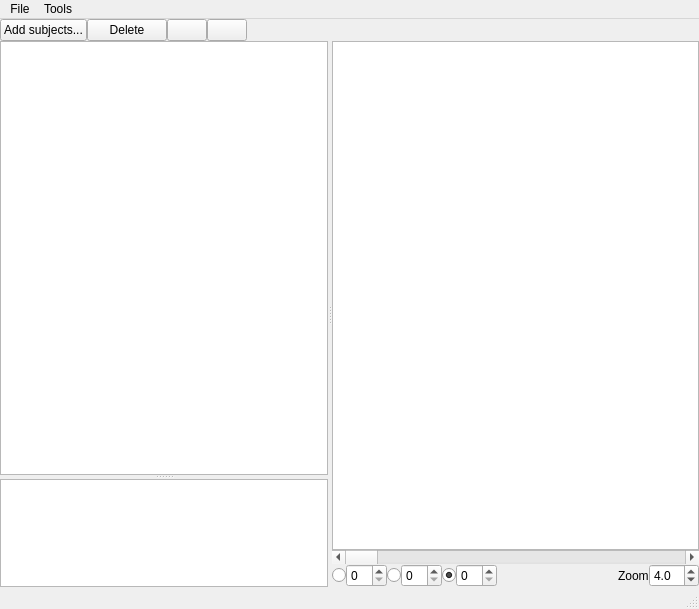
<?xml version="1.0" encoding="UTF-8"?>
<ui version="4.0">
 <class>db_window</class>
 <widget class="QMainWindow" name="db_window">
  <property name="geometry">
   <rect>
    <x>0</x>
    <y>0</y>
    <width>699</width>
    <height>609</height>
   </rect>
  </property>
  <property name="windowTitle">
   <string>MainWindow</string>
  </property>
  <widget class="QWidget" name="centralwidget">
   <layout class="QVBoxLayout" name="verticalLayout">
    <property name="spacing">
     <number>0</number>
    </property>
    <property name="leftMargin">
     <number>0</number>
    </property>
    <property name="topMargin">
     <number>0</number>
    </property>
    <property name="rightMargin">
     <number>0</number>
    </property>
    <property name="bottomMargin">
     <number>0</number>
    </property>
    <item>
     <layout class="QHBoxLayout" name="horizontalLayout_2">
      <property name="spacing">
       <number>0</number>
      </property>
      <property name="bottomMargin">
       <number>0</number>
      </property>
      <item>
       <widget class="QPushButton" name="add">
        <property name="text">
         <string>Add subjects...</string>
        </property>
        <property name="icon">
         <iconset resource="../icons.qrc">
          <normaloff>:/icons/icons/open.xpm</normaloff>:/icons/icons/open.xpm</iconset>
        </property>
       </widget>
      </item>
      <item>
       <widget class="QPushButton" name="delete_subject">
        <property name="text">
         <string>Delete</string>
        </property>
        <property name="icon">
         <iconset resource="../icons.qrc">
          <normaloff>:/icons/icons/delete.xpm</normaloff>:/icons/icons/delete.xpm</iconset>
        </property>
       </widget>
      </item>
      <item>
       <widget class="QPushButton" name="move_down">
        <property name="text">
         <string/>
        </property>
        <property name="icon">
         <iconset resource="../icons.qrc">
          <normaloff>:/icons/icons/down.xpm</normaloff>:/icons/icons/down.xpm</iconset>
        </property>
       </widget>
      </item>
      <item>
       <widget class="QPushButton" name="move_up">
        <property name="text">
         <string/>
        </property>
        <property name="icon">
         <iconset resource="../icons.qrc">
          <normaloff>:/icons/icons/up.xpm</normaloff>:/icons/icons/up.xpm</iconset>
        </property>
       </widget>
      </item>
      <item>
       <spacer name="horizontalSpacer_2">
        <property name="orientation">
         <enum>Qt::Horizontal</enum>
        </property>
        <property name="sizeHint" stdset="0">
         <size>
          <width>40</width>
          <height>20</height>
         </size>
        </property>
       </spacer>
      </item>
     </layout>
    </item>
    <item>
     <widget class="QWidget" name="widget" native="true">
      <property name="sizePolicy">
       <sizepolicy hsizetype="Preferred" vsizetype="Expanding">
        <horstretch>0</horstretch>
        <verstretch>0</verstretch>
       </sizepolicy>
      </property>
      <layout class="QHBoxLayout" name="horizontalLayout_4">
       <property name="leftMargin">
        <number>0</number>
       </property>
       <property name="topMargin">
        <number>0</number>
       </property>
       <property name="rightMargin">
        <number>0</number>
       </property>
       <property name="bottomMargin">
        <number>0</number>
       </property>
       <item>
        <widget class="QSplitter" name="splitter_2">
         <property name="orientation">
          <enum>Qt::Horizontal</enum>
         </property>
         <widget class="QWidget" name="widget_2" native="true">
          <layout class="QVBoxLayout" name="verticalLayout_2">
           <property name="leftMargin">
            <number>0</number>
           </property>
           <property name="topMargin">
            <number>0</number>
           </property>
           <property name="rightMargin">
            <number>0</number>
           </property>
           <property name="bottomMargin">
            <number>0</number>
           </property>
           <item>
            <widget class="QSplitter" name="splitter">
             <property name="orientation">
              <enum>Qt::Vertical</enum>
             </property>
             <widget class="QTableWidget" name="subject_list">
              <property name="sizePolicy">
               <sizepolicy hsizetype="Expanding" vsizetype="Expanding">
                <horstretch>0</horstretch>
                <verstretch>4</verstretch>
               </sizepolicy>
              </property>
              <property name="selectionMode">
               <enum>QAbstractItemView::SingleSelection</enum>
              </property>
              <property name="selectionBehavior">
               <enum>QAbstractItemView::SelectRows</enum>
              </property>
              <attribute name="horizontalHeaderVisible">
               <bool>true</bool>
              </attribute>
             </widget>
             <widget class="QTextBrowser" name="report">
              <property name="sizePolicy">
               <sizepolicy hsizetype="Expanding" vsizetype="Expanding">
                <horstretch>0</horstretch>
                <verstretch>1</verstretch>
               </sizepolicy>
              </property>
             </widget>
            </widget>
           </item>
          </layout>
         </widget>
         <widget class="QWidget" name="widget_4" native="true">
          <layout class="QVBoxLayout" name="verticalLayout_3">
           <property name="spacing">
            <number>0</number>
           </property>
           <property name="leftMargin">
            <number>0</number>
           </property>
           <property name="topMargin">
            <number>0</number>
           </property>
           <property name="rightMargin">
            <number>0</number>
           </property>
           <property name="bottomMargin">
            <number>0</number>
           </property>
           <item>
            <widget class="QGraphicsView" name="vbc_view"/>
           </item>
           <item>
            <widget class="QScrollBar" name="slice_pos">
             <property name="orientation">
              <enum>Qt::Horizontal</enum>
             </property>
            </widget>
           </item>
           <item>
            <layout class="QHBoxLayout" name="horizontalLayout_14">
             <property name="spacing">
              <number>0</number>
             </property>
             <item>
              <widget class="QRadioButton" name="view_x">
               <property name="text">
                <string/>
               </property>
               <property name="icon">
                <iconset resource="../icons.qrc">
                 <normaloff>:/icons/icons/sag.xpm</normaloff>:/icons/icons/sag.xpm</iconset>
               </property>
              </widget>
             </item>
             <item>
              <widget class="QSpinBox" name="x_pos"/>
             </item>
             <item>
              <widget class="QRadioButton" name="view_y">
               <property name="text">
                <string/>
               </property>
               <property name="icon">
                <iconset resource="../icons.qrc">
                 <normaloff>:/icons/icons/coronal.xpm</normaloff>:/icons/icons/coronal.xpm</iconset>
               </property>
              </widget>
             </item>
             <item>
              <widget class="QSpinBox" name="y_pos"/>
             </item>
             <item>
              <widget class="QRadioButton" name="view_z">
               <property name="text">
                <string/>
               </property>
               <property name="icon">
                <iconset resource="../icons.qrc">
                 <normaloff>:/icons/icons/axial.xpm</normaloff>:/icons/icons/axial.xpm</iconset>
               </property>
               <property name="checked">
                <bool>true</bool>
               </property>
              </widget>
             </item>
             <item>
              <widget class="QSpinBox" name="z_pos"/>
             </item>
             <item>
              <spacer name="horizontalSpacer">
               <property name="orientation">
                <enum>Qt::Horizontal</enum>
               </property>
               <property name="sizeHint" stdset="0">
                <size>
                 <width>40</width>
                 <height>20</height>
                </size>
               </property>
              </spacer>
             </item>
             <item>
              <widget class="QLabel" name="label_13">
               <property name="text">
                <string>Zoom</string>
               </property>
              </widget>
             </item>
             <item>
              <widget class="QDoubleSpinBox" name="zoom">
               <property name="maximumSize">
                <size>
                 <width>50</width>
                 <height>16777215</height>
                </size>
               </property>
               <property name="decimals">
                <number>1</number>
               </property>
               <property name="minimum">
                <double>0.100000000000000</double>
               </property>
               <property name="maximum">
                <double>20.000000000000000</double>
               </property>
               <property name="value">
                <double>4.000000000000000</double>
               </property>
              </widget>
             </item>
            </layout>
           </item>
          </layout>
         </widget>
        </widget>
       </item>
      </layout>
     </widget>
    </item>
   </layout>
  </widget>
  <widget class="QMenuBar" name="menubar">
   <property name="geometry">
    <rect>
     <x>0</x>
     <y>0</y>
     <width>699</width>
     <height>22</height>
    </rect>
   </property>
   <widget class="QMenu" name="menuFile">
    <property name="title">
     <string>File&amp;</string>
    </property>
    <addaction name="actionAdd_DB"/>
    <addaction name="actionSave_DB_as"/>
    <addaction name="separator"/>
    <addaction name="actionCurrent_Subject"/>
    <addaction name="actionAll_Subjects"/>
    <addaction name="separator"/>
    <addaction name="actionSave_Subject_Name_as"/>
    <addaction name="action_Save_R2_values_as"/>
    <addaction name="separator"/>
    <addaction name="actionOpen_Demographics"/>
    <addaction name="actionSave_Demographics"/>
    <addaction name="actionSave_DemoMatched_Image_as"/>
   </widget>
   <widget class="QMenu" name="menuTools">
    <property name="title">
     <string>Tools</string>
    </property>
    <addaction name="actionCalculate_change"/>
    <addaction name="actionSelect_Subjects"/>
   </widget>
   <addaction name="menuFile"/>
   <addaction name="menuTools"/>
  </widget>
  <widget class="QStatusBar" name="statusbar"/>
  <action name="actionSave_DB_as">
   <property name="icon">
    <iconset resource="../icons.qrc">
     <normaloff>:/icons/icons/save.xpm</normaloff>:/icons/icons/save.xpm</iconset>
   </property>
   <property name="text">
    <string>Save DB as...</string>
   </property>
  </action>
  <action name="actionCalculate_change">
   <property name="text">
    <string>Logitudinal scans...</string>
   </property>
  </action>
  <action name="actionSave_Subject_Name_as">
   <property name="icon">
    <iconset resource="../icons.qrc">
     <normaloff>:/icons/icons/save.xpm</normaloff>:/icons/icons/save.xpm</iconset>
   </property>
   <property name="text">
    <string>Save Subject Name as...</string>
   </property>
  </action>
  <action name="action_Save_R2_values_as">
   <property name="icon">
    <iconset resource="../icons.qrc">
     <normaloff>:/icons/icons/save.xpm</normaloff>:/icons/icons/save.xpm</iconset>
   </property>
   <property name="text">
    <string>Save R2 values as...</string>
   </property>
  </action>
  <action name="actionSave_fingerprints">
   <property name="icon">
    <iconset resource="../icons.qrc">
     <normaloff>:/icons/icons/save.xpm</normaloff>:/icons/icons/save.xpm</iconset>
   </property>
   <property name="text">
    <string>Save fingerprints...</string>
   </property>
  </action>
  <action name="actionAdd_DB">
   <property name="icon">
    <iconset resource="../icons.qrc">
     <normaloff>:/icons/icons/open.xpm</normaloff>:/icons/icons/open.xpm</iconset>
   </property>
   <property name="text">
    <string>Add Subjects...</string>
   </property>
  </action>
  <action name="actionSelect_Subjects">
   <property name="text">
    <string>Select Subjects...</string>
   </property>
  </action>
  <action name="actionCurrent_Subject">
   <property name="icon">
    <iconset resource="../icons.qrc">
     <normaloff>:/icons/icons/save.xpm</normaloff>:/icons/icons/save.xpm</iconset>
   </property>
   <property name="text">
    <string>Save Subject Image as...</string>
   </property>
  </action>
  <action name="actionAll_Subjects">
   <property name="icon">
    <iconset resource="../icons.qrc">
     <normaloff>:/icons/icons/save.xpm</normaloff>:/icons/icons/save.xpm</iconset>
   </property>
   <property name="text">
    <string>Save All Subjects Image as...</string>
   </property>
  </action>
  <action name="actionSave_Demographics">
   <property name="icon">
    <iconset resource="../icons.qrc">
     <normaloff>:/icons/icons/save.xpm</normaloff>:/icons/icons/save.xpm</iconset>
   </property>
   <property name="text">
    <string>Save Demographics...</string>
   </property>
  </action>
  <action name="actionOpen_Demographics">
   <property name="icon">
    <iconset resource="../icons.qrc">
     <normaloff>:/icons/icons/open.xpm</normaloff>:/icons/icons/open.xpm</iconset>
   </property>
   <property name="text">
    <string>Open Demographics...</string>
   </property>
  </action>
  <action name="actionSave_DemoMatched_Image_as">
   <property name="icon">
    <iconset resource="../icons.qrc">
     <normaloff>:/icons/icons/save.xpm</normaloff>:/icons/icons/save.xpm</iconset>
   </property>
   <property name="text">
    <string>Save Regressed Image as...</string>
   </property>
  </action>
 </widget>
 <resources>
  <include location="../icons.qrc"/>
 </resources>
 <connections/>
</ui>
